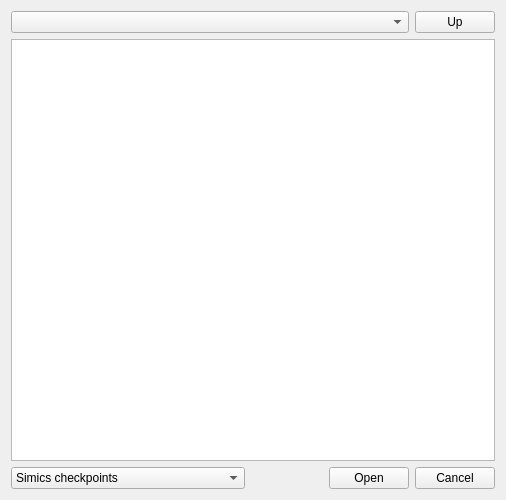
<?xml version="1.0" encoding="UTF-8"?>
<ui version="4.0">
 <class>OpenCheckpointDialog</class>
 <widget class="QWidget" name="OpenCheckpointDialog">
  <property name="geometry">
   <rect>
    <x>0</x>
    <y>0</y>
    <width>506</width>
    <height>500</height>
   </rect>
  </property>
  <property name="windowTitle">
   <string>Select checkpoint</string>
  </property>
  <layout class="QGridLayout" name="gridLayout">
   <item row="0" column="0">
    <layout class="QVBoxLayout" name="verticalLayout">
     <item>
      <layout class="QHBoxLayout" name="horizontalLayout_2">
       <item>
        <widget class="QComboBox" name="SelectDirectoryComboBox"/>
       </item>
       <item>
        <widget class="QPushButton" name="UpButton">
         <property name="sizePolicy">
          <sizepolicy hsizetype="Fixed" vsizetype="Fixed">
           <horstretch>0</horstretch>
           <verstretch>0</verstretch>
          </sizepolicy>
         </property>
         <property name="text">
          <string>Up</string>
         </property>
        </widget>
       </item>
      </layout>
     </item>
     <item>
      <widget class="QListWidget" name="CheckpointDirectoryListWidget"/>
     </item>
     <item>
      <layout class="QHBoxLayout" name="horizontalLayout">
       <item>
        <widget class="QComboBox" name="SimCheckpointComboBox">
         <item>
          <property name="text">
           <string>Simics checkpoints</string>
          </property>
         </item>
         <item>
          <property name="text">
           <string>All files</string>
          </property>
         </item>
        </widget>
       </item>
       <item>
        <spacer name="horizontalSpacer">
         <property name="orientation">
          <enum>Qt::Horizontal</enum>
         </property>
         <property name="sizeType">
          <enum>QSizePolicy::Fixed</enum>
         </property>
         <property name="sizeHint" stdset="0">
          <size>
           <width>78</width>
           <height>20</height>
          </size>
         </property>
        </spacer>
       </item>
       <item>
        <widget class="QPushButton" name="OpenButton">
         <property name="sizePolicy">
          <sizepolicy hsizetype="Fixed" vsizetype="Fixed">
           <horstretch>0</horstretch>
           <verstretch>0</verstretch>
          </sizepolicy>
         </property>
         <property name="text">
          <string>Open</string>
         </property>
        </widget>
       </item>
       <item>
        <widget class="QPushButton" name="CancelButton">
         <property name="sizePolicy">
          <sizepolicy hsizetype="Fixed" vsizetype="Fixed">
           <horstretch>0</horstretch>
           <verstretch>0</verstretch>
          </sizepolicy>
         </property>
         <property name="text">
          <string>Cancel</string>
         </property>
        </widget>
       </item>
      </layout>
     </item>
    </layout>
   </item>
  </layout>
 </widget>
 <resources/>
 <connections/>
</ui>
